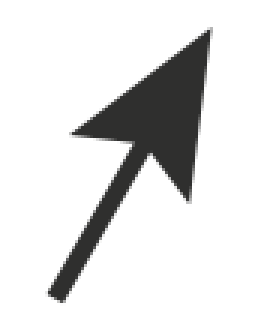
#> input picture arrow_cnn/arrow_templates/input/a_210.png, 87 x 108 px (shown 3 times larger)
$ python generate_arrows.py --input arrow_templates/input --output1 out --output2 out
#> lines starting #> are read from the running program, lines starting #| are printed output that depends on the picture
import cv2
import os
import random
import argparse
from tqdm import tqdm  # Import tqdm for progress bar

def process_image(image, angle):
    """
    Rotate the image by the specified angle and apply random resizing.

    Parameters:
    image (numpy.ndarray): The input image to be processed.
    angle (float): The angle to rotate the image.

    Returns:
    numpy.ndarray: The processed image (rotated and resized).
    """
    height, width = image.shape[:2]
    image_center = (width // 2, height // 2)

    # Rotation matrix
    rotation_matrix = cv2.getRotationMatrix2D(image_center, angle, 1.0) # change angle of rotation
    abs_cos = abs(rotation_matrix[0, 0])
    abs_sin = abs(rotation_matrix[0, 1])

    # New bounding box size after rotation
    new_width = int(height * abs_sin + width * abs_cos)
    new_height = int(height * abs_cos + width * abs_sin)

    # Adjust matrix to account for the new image size
    rotation_matrix[0, 2] += (new_width / 2) - image_center[0]
    rotation_matrix[1, 2] += (new_height / 2) - image_center[1]

    # Rotate with white padding for empty areas
    rotated_image = cv2.warpAffine(image, rotation_matrix, (new_width, new_height),
                                   flags=cv2.INTER_LINEAR, borderMode=cv2.BORDER_CONSTANT,
                                   borderValue=(255, 255, 255))

    # Random scaling between 20% and 200%
    scale = random.uniform(0.2, 2.0)
    new_size = (max(int(rotated_image.shape[1] * scale), 1), max(int(rotated_image.shape[0] * scale), 1))

    # Resize the image
    resized_image = cv2.resize(rotated_image, new_size, interpolation=cv2.INTER_LINEAR)

    return resized_image

def process_images(input_dir, output_dir1, output_dir2, percentage):
    """
    Process and distribute images between two directories based on the percentage split.

    Parameters:
    input_dir (str): Directory containing input images.
    output_dir1 (str): Directory to save the majority percentage of images.
    output_dir2 (str): Directory to save the minority percentage of images.
    percentage (float): Percentage of images to save to output_dir1.
    """
#> called with input_dir = 'arrow_templates/input', output_dir1 = 'out', output_dir2 = 'out', percentage = 80
    # Create output directories if they don't exist
    os.makedirs(output_dir1, exist_ok=True)
    os.makedirs(output_dir2, exist_ok=True)

    # Get supported image file extensions
    supported_extensions = ['.jpg', '.jpeg', '.png', '.bmp', '.tiff', '.tif']

    # Collect all image files from input directory
    image_filenames = [
        filename for filename in os.listdir(input_dir)
        if any(filename.lower().endswith(ext) for ext in supported_extensions)
    ]

    # Store all variations (rotations and resizes) of all images
    all_variations = []

    for filename in tqdm(image_filenames, desc="Processing images"):
        input_image_path = os.path.join(input_dir, filename)
        base_filename = os.path.splitext(filename)[0]

        # Load the image
        image = cv2.imread(input_image_path)
#> image is the input picture: shape (108, 87, 3); mean B, G, R 223.6, 223.8, 223.8
        if image is None:
            print(f"Error loading image {input_image_path}")
            continue

        # Generate 360 variations (rotated versions) for each image
        all_variations.extend([(image, base_filename, angle) for angle in range(0,360, 15)]) # change angle rotations

    # Shuffle the variations list
    random.shuffle(all_variations)

    # Determine the split based on the percentage
    num_variations_output1 = int(len(all_variations) * (percentage / 100.0))
#> num_variations_output1 = 38

    # Save the shuffled variations to output directories
    for i, (image, base_filename, angle) in tqdm(enumerate(all_variations), total=len(all_variations), desc="Saving images"):
        processed_image = process_image(image, angle)
        output_filename = f"{base_filename}_rotated_{angle}deg_resized.png"

        if i < num_variations_output1:
            output_path = os.path.join(output_dir1, output_filename)
        else:
            output_path = os.path.join(output_dir2, output_filename)

        cv2.imwrite(output_path, processed_image)
#> this loop made 48 passes
#> (base_filename, angle, height in process_image, width in process_image, image_center in process_image, abs_cos in process_image, abs_sin in process_image) on passes 1, 2, 4, 5, 6, 7, 9: ('a_210', 15, 108, 87, (43, 54), 0.966, 0.259), ('ao_105', 135, 54, 110, (55, 27), 0.707, 0.707), ('a_210', 0, 108, 87, (43, 54), 1, 0), ('a_210', 300, 108, 87, (43, 54), 0.5, 0.866), ('a_210', 345, 108, 87, (43, 54), 0.966, 0.259), ('a_210', 210, 108, 87, (43, 54), 0.866, 0.5), ('a_210', 105, 108, 87, (43, 54), 0.259, 0.966)
#> (base_filename, angle, height in process_image, width in process_image, image_center in process_image, abs_cos in process_image, new_width in process_image) on passes 3, 8: ('ao_105', 180, 54, 110, (55, 27), 1, 110), ('a_210', 180, 108, 87, (43, 54), 1, 87)
#> pass 1, in process_image, `rotated_image = cv2.warpAffine(image, rotation_matrix, (new_width, new..`:
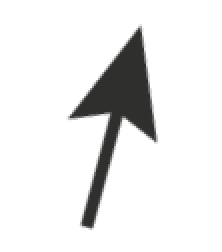
#> rotated_image: shape (126, 111, 3) (shown 2 times larger); mean B, G, R 233.9, 234, 234
#> pass 1, in process_image, `resized_image = cv2.resize(rotated_image, new_size, interpolation=cv2...`:
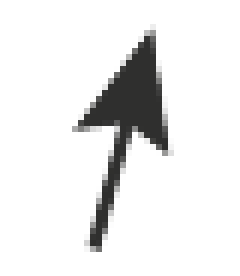
#> resized_image: shape (46, 40, 3) (shown 6 times larger); mean B, G, R 233.9, 234, 234
#> pass 2, in process_image (call 2), `rotated_image = cv2.warpAffine(image, rotation_matrix, (new_width, new..`:
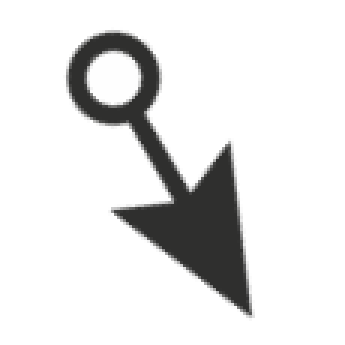
#> rotated_image: shape (115, 115, 3) (shown 3 times larger); mean B, G, R 227.8, 227.9, 227.9
#> pass 2, in process_image (call 2), `resized_image = cv2.resize(rotated_image, new_size, interpolation=cv2...`:
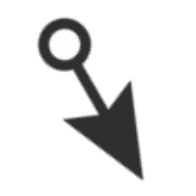
#> resized_image: shape (196, 196, 3); mean B, G, R 227.8, 227.9, 227.9

    print(f"Rotation, resizing, and saving of all image variations completed with {percentage}% going to {output_dir1} and the remaining {100 - percentage}% going to {output_dir2}.")
#| Rotation, resizing, and saving of all image variations completed with 80.0% going to out and the remaining 20.0% going to out.

if __name__ == "__main__":
    # Set up command line argument parsing
    parser = argparse.ArgumentParser(
        description="Rotate and resize images, and distribute them between two output directories."
    )
# Define the command-line arguments
    parser.add_argument('-i', '--input', type=str, required=True, help="Directory containing the input images.")
    parser.add_argument('-o1', '--output1', type=str, required=True, help="Directory to save the training set of images.")
    parser.add_argument('-o2', '--output2', type=str, required=True, help="Directory to save the test set of images.")
    parser.add_argument(
        '-p', '--percentage', type=float, default=80.0,
        help=(
            "Percentage of images to save to output1 (the training set). "
            "Remaining images will automatically go to output2 (the test set). Default is an 80%% : 20%% split."
        )
    )

    # Parse the arguments and run the image processing function
    args = parser.parse_args()
    process_images(args.input, args.output1, args.output2, args.percentage)
